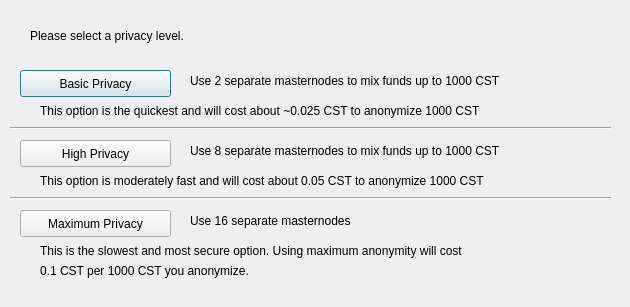
<?xml version="1.0" encoding="UTF-8"?>
<ui version="4.0">
 <class>DarksendConfig</class>
 <widget class="QDialog" name="DarksendConfig">
  <property name="geometry">
   <rect>
    <x>0</x>
    <y>0</y>
    <width>630</width>
    <height>307</height>
   </rect>
  </property>
  <property name="windowTitle">
   <string>Configure PrivateSend</string>
  </property>
  <widget class="QPushButton" name="buttonBasic">
   <property name="geometry">
    <rect>
     <x>20</x>
     <y>70</y>
     <width>151</width>
     <height>27</height>
    </rect>
   </property>
   <property name="text">
    <string>Basic Privacy</string>
   </property>
  </widget>
  <widget class="QPushButton" name="buttonHigh">
   <property name="geometry">
    <rect>
     <x>20</x>
     <y>140</y>
     <width>151</width>
     <height>27</height>
    </rect>
   </property>
   <property name="text">
    <string>High Privacy</string>
   </property>
  </widget>
  <widget class="QPushButton" name="buttonMax">
   <property name="geometry">
    <rect>
     <x>20</x>
     <y>210</y>
     <width>151</width>
     <height>27</height>
    </rect>
   </property>
   <property name="text">
    <string>Maximum Privacy</string>
   </property>
  </widget>
  <widget class="QLabel" name="label">
   <property name="geometry">
    <rect>
     <x>30</x>
     <y>20</y>
     <width>571</width>
     <height>31</height>
    </rect>
   </property>
   <property name="text">
    <string>Please select a privacy level.</string>
   </property>
  </widget>
  <widget class="QLabel" name="label_2">
   <property name="geometry">
    <rect>
     <x>190</x>
     <y>70</y>
     <width>421</width>
     <height>21</height>
    </rect>
   </property>
   <property name="text">
    <string>Use 2 separate masternodes to mix funds up to 1000 CST</string>
   </property>
  </widget>
  <widget class="QLabel" name="label_3">
   <property name="geometry">
    <rect>
     <x>190</x>
     <y>140</y>
     <width>411</width>
     <height>21</height>
    </rect>
   </property>
   <property name="text">
    <string>Use 8 separate masternodes to mix funds up to 1000 CST</string>
   </property>
  </widget>
  <widget class="QLabel" name="label_4">
   <property name="geometry">
    <rect>
     <x>190</x>
     <y>210</y>
     <width>421</width>
     <height>21</height>
    </rect>
   </property>
   <property name="text">
    <string>Use 16 separate masternodes</string>
   </property>
  </widget>
  <widget class="QLabel" name="label_6">
   <property name="geometry">
    <rect>
     <x>40</x>
     <y>100</y>
     <width>561</width>
     <height>21</height>
    </rect>
   </property>
   <property name="text">
    <string>This option is the quickest and will cost about ~0.025 CST to anonymize 1000 CST</string>
   </property>
  </widget>
  <widget class="QLabel" name="label_7">
   <property name="geometry">
    <rect>
     <x>40</x>
     <y>170</y>
     <width>561</width>
     <height>21</height>
    </rect>
   </property>
   <property name="text">
    <string>This option is moderately fast and will cost about 0.05 CST to anonymize 1000 CST</string>
   </property>
  </widget>
  <widget class="QLabel" name="label_8">
   <property name="geometry">
    <rect>
     <x>40</x>
     <y>240</y>
     <width>561</width>
     <height>21</height>
    </rect>
   </property>
   <property name="text">
    <string>This is the slowest and most secure option. Using maximum anonymity will cost</string>
   </property>
  </widget>
  <widget class="QLabel" name="label_9">
   <property name="geometry">
    <rect>
     <x>40</x>
     <y>260</y>
     <width>561</width>
     <height>21</height>
    </rect>
   </property>
   <property name="text">
    <string>0.1 CST per 1000 CST you anonymize.</string>
   </property>
  </widget>
  <widget class="Line" name="line">
   <property name="geometry">
    <rect>
     <x>10</x>
     <y>120</y>
     <width>601</width>
     <height>16</height>
    </rect>
   </property>
   <property name="orientation">
    <enum>Qt::Horizontal</enum>
   </property>
  </widget>
  <widget class="Line" name="line_2">
   <property name="geometry">
    <rect>
     <x>10</x>
     <y>190</y>
     <width>601</width>
     <height>16</height>
    </rect>
   </property>
   <property name="orientation">
    <enum>Qt::Horizontal</enum>
   </property>
  </widget>
 </widget>
 <resources/>
 <connections/>
</ui>
